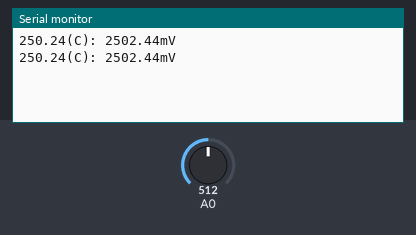
A program run on a simulated Arduino Uno, built with avr-gcc and run on an emulated ATmega328P. Shown: the last lines printed to the serial monitor. Inputs (shaded band) come from the test bench; at power-on: A0 = 512. Random numbers use the default seed unless the program sets one.

Above: at 1.2 s.
1.3 s: A0 set to 716
At 2.6 s:
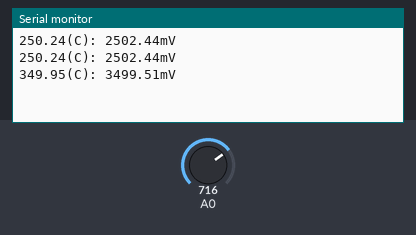
2.8 s: A0 set to 900
At 3.5 s:
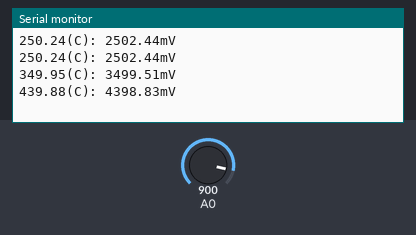
Timing chart, 0 to 5.8 s (numbered marks = the images above; inputs shaded):
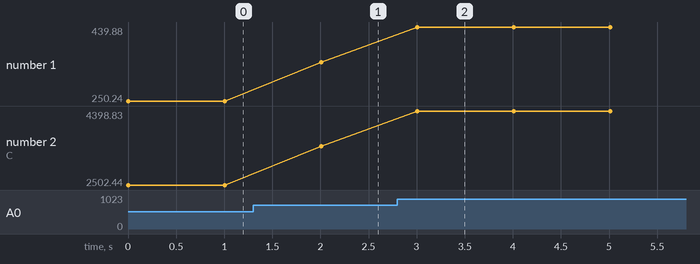

Measured:
- after the input at 1.3 s, the serial monitor: prints a new line after 0.71 s (image 1)
- after the input at 2.8 s, the serial monitor: prints a new line after 0.21 s (image 2)
- plotted number 1: 250.24 → 349.95 after the input at 1.3 s, 349.95 → 439.88 after the input at 2.8 s
- plotted number 2: 2502.44 → 3499.51 after the input at 1.3 s, 3499.51 → 4398.83 after the input at 2.8 s

The program:

main.cpp
```cpp
#include <Arduino.h>
#include <EmbeddedBlocks.h>

eb::AnalogInput analogInput(A0);
eb::LM35 lm35(analogInput);

void setup()
{
    analogInput.setSamplesPerUpdate(10);
    lm35.begin();
    Serial.begin(9600);
}

void loop()
{
    lm35.update();
    float temperatureC = lm35.getTemperatureCelsius();
    Serial.print(temperatureC);
    Serial.print("(C): ");

    Serial.print(lm35.getMillivolts());
    Serial.println("mV");
    delay(1000);
}
```

EmbeddedBlocks.h
```cpp
#include <EmbeddedBlocks/hardware/Led.h>
#include <EmbeddedBlocks/hardware/LedPWM.h>
#include <EmbeddedBlocks/hardware/LedRGB.h>
#include <EmbeddedBlocks/core/PWM.h>
#include <EmbeddedBlocks/hardware/Button.h>
#include <EmbeddedBlocks/hardware/TemperatureSensor.h>
#include <EmbeddedBlocks/hardware/LM35.h>
#include <EmbeddedBlocks/adapters/AnalogInput.h>
```

AnalogInput.h
```cpp
#pragma once
#include <stdint.h>

namespace eb
{
    class AnalogInput
    {
    public:
        AnalogInput(uint8_t pin);

        void begin();
        void update();

        float getVoltageReference() const;
        void setVoltageReference(float voltageReference);
        uint32_t getADCMaxValue() const;
        void setADCMaxValue(uint32_t adcMaxValue);
        uint32_t getADCValue() const;
        uint16_t getSamplesPerUpdate() const;
        void setSamplesPerUpdate(uint16_t samplesPerUpdate);
        float getMillivolts() const;

    private:
        uint8_t m_pin;
        uint16_t m_samplesPerUpdate = 1;
        uint32_t m_ADCValue = 0;
        float m_voltageReference = 5.0f;
        uint32_t m_ADCMaxValue = 1023;
    };
} // namespace eb
```

PWM.h
```cpp
#pragma once
#include <stdint.h>

namespace eb{
    class PWM
    {
    public:
        explicit PWM(uint8_t pin, uint32_t maxPWM = 255);
        void begin();
        void write(uint8_t value);

    private:
        uint8_t m_pin;
        uint32_t m_maxPWM;
    };
}
```

Button.h
```cpp
#pragma once
#include <stdint.h>

namespace eb
{

    enum class ButtonConfig
    {
        PULLUP,
        PULLDOWN
    };

    enum class ButtonEvent
    {
        NONE,
        PRESSED,
        RELEASED,
        HELD_START,
        CLICK,
        DOUBLE_CLICK,
        LONG_CLICK,
    };

    enum class ButtonState
    {
        UP,
        DOWN,
        HELD,
    };

    class Button
    {
    public:
        Button(uint8_t pin, ButtonConfig config = ButtonConfig::PULLUP);
        void begin();
        void update();
        ButtonState getState() const { return m_state; }
        ButtonEvent getEvent();
        ButtonEvent getGestureEvent();

    private:
        uint8_t m_pin;
        ButtonConfig m_config;
        bool m_lastReading = false;
        uint32_t m_lastStateChange = 0;
        uint32_t m_heldStart = 0;

        ButtonState m_state = ButtonState::UP;
        ButtonState m_previousState = ButtonState::UP;
        ButtonEvent m_gestureEvent = ButtonEvent::NONE;
        ButtonEvent m_event = ButtonEvent::NONE;

        static const uint32_t m_clickThreshold = 250; // Time in milliseconds to consider a click
        static const uint32_t m_doubleClickThreshold = 250; // Time in milliseconds to consider a double click
        static const uint32_t m_heldThreshold = 1000;   // Time in milliseconds to consider the button held
        static const uint32_t m_debounceThreshold = 30; // Time in milliseconds for debounce

    private:
        bool m_clickPending = false;
        bool m_secondClickCandidate = false;
        uint32_t m_firstClickReleaseTime = 0; // Time of the last click
    };
}
```

LM35.h
```cpp
#pragma once
#include <EmbeddedBlocks/hardware/TemperatureSensor.h>
#include <EmbeddedBlocks/adapters/AnalogInput.h>

namespace eb
{
    class LM35 : public TemperatureSensor
    {
    public:
        explicit LM35(AnalogInput& analogInput);
        void begin() override;
        void update() override;
        float getMillivolts() const;


    private:
        AnalogInput& m_analogInput;
    };

} // namespace eb
```

Led.h
```cpp
#pragma once
#include <stdint.h>

namespace eb
{
    class Led
    {
    public:
        explicit Led(uint8_t pin);
        void begin();
        //void update();

        void toggle();
        void on();
        void off();

    private:
        uint8_t m_pin;
        bool m_state;
    };
}
```

LedPWM.h
```cpp
#pragma once
#include <stdint.h>
#include <EmbeddedBlocks/core/PWM.h>

namespace eb
{
    class LedPWM
    {
    public:
        explicit LedPWM(uint8_t pin);
        void begin();
        // void update();

        void toggle();
        void on();
        void off();
        void setBrightness(uint8_t brightness);
        uint8_t getBrightness() const { return m_brightness; }

    private:
        PWM m_pwm;
        bool m_state;
        uint8_t m_brightness;
    };
}
```

LedRGB.h
```cpp
#pragma once
#include <stdint.h>
#include <EmbeddedBlocks/core/PWM.h>

namespace eb
{
    class LedRGB
    {
    public:
        explicit LedRGB(uint8_t redPin, uint8_t greenPin, uint8_t bluePin);
        void begin();
        void on();
        void off();
        void toggle();

        void setHue(uint16_t hue);
        void setColor(uint8_t red, uint8_t green, uint8_t blue);
        void setBrightness(uint8_t brightness);
        void setSaturation(uint8_t saturation);
        void randomHue();
        uint8_t getBrightness();

        static constexpr uint32_t PWM_MAX = 255;

    private:
        PWM m_red;
        PWM m_green;
        PWM m_blue;
        uint8_t m_Rvalue;
        uint8_t m_Gvalue;
        uint8_t m_Bvalue;
        uint8_t m_brightness;
        uint8_t m_saturation;
        uint16_t m_hue;
        bool m_state;

    private:
        void applyColor();
        void updateColorFromHSV();
        uint16_t rgbToHue(uint8_t red, uint8_t green, uint8_t blue);
    };
}
```

TemperatureSensor.h
```cpp
#pragma once
#include <stdint.h>
#include <Arduino.h>

namespace eb
{
    class TemperatureSensor
    {
    public:
        virtual ~TemperatureSensor() = default;
        virtual void begin() = 0;
        virtual void update() = 0;

        float getTemperatureCelsius() const { return m_temperature; };
        float getTemperatureFahrenheit() const { return m_temperature * 9.0 / 5.0 + 32; };
        float getTemperatureKelvin() const { return m_temperature + 273.15; };
        float getRawTemperature() const { return m_rawTemperature; };
        float getCalibratedTemperature() const { return (m_rawTemperature * m_calibrationGain) + m_calibrationOffset; };
        bool isValid() const { return m_valid; };
         uint32_t getLastUpdateTimestamp() const { return m_lastUpdateTimestamp; };

    protected:
        float m_temperature = 0.0f;
        float m_rawTemperature = 0.0f;
        float m_calibrationOffset = 0.0f;
        float m_calibrationGain = 1.0f;
        bool m_valid = false;
        uint32_t m_lastUpdateTimestamp = 0;

        void setTemperature(float temperature){
            m_rawTemperature = temperature;
            m_temperature = getCalibratedTemperature();
            m_valid = true;
            m_lastUpdateTimestamp = static_cast<uint32_t>(millis());
        };

    };

} // namespace eb
```

AnalogInput.cpp
```cpp
#include <EmbeddedBlocks/adapters/AnalogInput.h>
#include <Arduino.h>

namespace eb
{

    AnalogInput::AnalogInput(uint8_t pin)
    {
        m_pin = pin;
    }

    void AnalogInput::begin()
    {
        pinMode(m_pin, INPUT);
    }

    void AnalogInput::update()
    {
        // Read the ADC value from the analog input pin
        m_ADCValue = 0;
        for (uint16_t i = 0; i < m_samplesPerUpdate; ++i)
        {
            m_ADCValue += analogRead(m_pin);
        }
        m_ADCValue /= m_samplesPerUpdate;
    }

    float AnalogInput::getVoltageReference() const
    {
        return m_voltageReference;
    }

    void AnalogInput::setVoltageReference(float voltageReference)
    {
        m_voltageReference = voltageReference;
    }

    uint32_t AnalogInput::getADCMaxValue() const
    {
        return m_ADCMaxValue;
    }

    void AnalogInput::setADCMaxValue(uint32_t adcMaxValue)
    {
        m_ADCMaxValue = adcMaxValue;
    }
    uint32_t AnalogInput::getADCValue() const
    {
        return m_ADCValue;
    }

    uint16_t AnalogInput::getSamplesPerUpdate() const
    {
        return m_samplesPerUpdate;
    }

    void AnalogInput::setSamplesPerUpdate(uint16_t samplesPerUpdate)
    {
        m_samplesPerUpdate = samplesPerUpdate;
    }
    float AnalogInput::getMillivolts() const
    {
        return m_ADCValue * (m_voltageReference * 1000 / m_ADCMaxValue);
    }

} // namespace eb
```

PWM.cpp
```cpp
#include <EmbeddedBlocks/core/PWM.h>
#include <Arduino.h>

namespace eb
{

    PWM::PWM(uint8_t pin, uint32_t maxPWM)
        : m_pin(pin), m_maxPWM(maxPWM)
    {
    }
    void PWM::begin()
    {
        // Initialize the PWM pin here if necessary
    }
    void PWM::write(uint8_t value)
    {
        uint32_t pwmValue = (static_cast<uint32_t>(value) * m_maxPWM) / 255;
        analogWrite(m_pin, pwmValue);
    }
}
```

Button.cpp
```cpp
#include <EmbeddedBlocks/hardware/Button.h>
#include <Arduino.h>

namespace eb
{
    Button::Button(uint8_t pin, ButtonConfig config)
        : m_pin(pin), m_config(config), m_lastReading(false),
          m_lastStateChange(0), m_heldStart(0), m_state(ButtonState::UP), m_gestureEvent(ButtonEvent::NONE), m_event(ButtonEvent::NONE)
    {
    }

    void Button::begin()
    {
        if (m_config == ButtonConfig::PULLUP)
        {
            pinMode(m_pin, INPUT_PULLUP);
        }
        else
        {
            pinMode(m_pin, INPUT);
        }
    }

    void Button::update()
    {

        // read digital input from the button pin
        // adjust for pull-up configuration
        bool read = digitalRead(m_pin);
        read = (m_config == ButtonConfig::PULLUP) ? !read : read;

        // Check if the button state has changed
        // if the state has changed, update the last state and the last state change time
        if (read != m_lastReading)
        {
            m_lastReading = read;
            m_lastStateChange = millis();
        }
        // Debounce check
        // If the button state has not changed for longer than the debounce threshold, update the state
        //
        if (millis() - m_lastStateChange < m_debounceThreshold)
        {
            return;
        }

        // m_state = m_lastState ? ButtonState::DOWN : ButtonState::UP;
        if (m_state == ButtonState::HELD && m_lastReading) // if the button is held and still being pressed, do nothing
            return;

        // Update the button state if it has changed
        if (m_state != (m_lastReading ? ButtonState::DOWN : ButtonState::UP))
        {
            m_previousState = m_state;
            m_state = m_lastReading ? ButtonState::DOWN : ButtonState::UP;                           // update the button state based on the last stable reading
            m_event = (m_state == ButtonState::DOWN) ? ButtonEvent::PRESSED : ButtonEvent::RELEASED; // set the event based on the new state

            // If the button is now down, record the time it was pressed. Start the held timer.
            if (m_state == ButtonState::DOWN)
            {
                uint32_t currentTime = millis();
                m_heldStart = currentTime;

                if (m_clickPending)
                {
                    if (currentTime - m_firstClickReleaseTime <= m_doubleClickThreshold)
                    {
                        m_secondClickCandidate = true;
                    }
                    else
                    {
                        m_gestureEvent = eb::ButtonEvent::CLICK;
                        m_clickPending = false;
                    }
                }
            }
            else
            {
                // Check for click and double click events
                if (m_state == ButtonState::UP)
                {
                    if (m_previousState == ButtonState::DOWN)
                    {

                        if (m_secondClickCandidate)
                        {
                            m_gestureEvent = eb::ButtonEvent::DOUBLE_CLICK;
                            m_clickPending = false;
                            m_secondClickCandidate = false;
                        }
                        else
                        {
                            m_clickPending = true;
                            m_firstClickReleaseTime = millis();
                        }
                    }
                }
            }
        }
        else
        {
            // Check if the button has been held long enough to trigger a held event
            if (m_state == ButtonState::DOWN && (millis() - m_heldStart >= m_heldThreshold))
            {
                m_event = eb::ButtonEvent::HELD_START;
                m_previousState = m_state;
                m_state = ButtonState::HELD;

                m_clickPending = false;
                m_gestureEvent = eb::ButtonEvent::LONG_CLICK;
                m_firstClickReleaseTime = 0;
                m_secondClickCandidate = false;
            }
        }

        if (m_clickPending && (millis() - m_firstClickReleaseTime > m_doubleClickThreshold))
        {
            m_gestureEvent = eb::ButtonEvent::CLICK;
            m_clickPending = false;
        }
    }

    eb::ButtonEvent Button::getEvent()
    {
        eb::ButtonEvent event = m_event;
        m_event = eb::ButtonEvent::NONE; // Reset the event after reading it
        return event;
    }

    eb::ButtonEvent Button::getGestureEvent()
    {
        eb::ButtonEvent event = m_gestureEvent;
        m_gestureEvent = eb::ButtonEvent::NONE; // Reset the click event after reading it
        return event;
    }

}
```

LM35.cpp
```cpp
#include <Arduino.h>
#include <EmbeddedBlocks/hardware/LM35.h>

namespace eb
{
    LM35::LM35(AnalogInput& analogInput) : m_analogInput(analogInput) {}

    void LM35::begin()
    {
        m_analogInput.begin();
    }

    void LM35::update()
    {
        m_analogInput.update();
        float millivolts = m_analogInput.getMillivolts();

        setTemperature(millivolts / 10.0); // LM35 gives 10mV per degree Celsius
    }
    float LM35::getMillivolts() const
    {
        return m_analogInput.getMillivolts();
    }


} // namespace eb
```

Led.cpp
```cpp
#include <EmbeddedBlocks/hardware/Led.h>
#include <Arduino.h>

namespace eb
{
    Led::Led(uint8_t pin) : m_pin(pin),
                        m_state(false)
    {
    }

    void Led::begin()

    {

      // Initialize the LED pin as an output
        pinMode(m_pin, OUTPUT);
        off();
    }

    // void Led::update()
    // {
    // }

    void Led::on()
    {
        digitalWrite(m_pin, HIGH);
        m_state = true;
    }

    void Led::off()
    {
        digitalWrite(m_pin, LOW);
        m_state = false;
    }

    void Led::toggle()
    {
        if (m_state)
        {
            off();
        }
        else
        {
            on();
        }
    }

}
```

LedPWM.cpp
```cpp
#include <EmbeddedBlocks/hardware/LedPWM.h>
#include <Arduino.h>

namespace eb
{

    LedPWM::LedPWM(uint8_t pin):
        m_pwm(pin),
        m_state(false),
        m_brightness(100)

    {

    }
    void LedPWM::begin()
    {
        m_pwm.begin();
        off();
    }
    void LedPWM::setBrightness(uint8_t brightness)
    {

        if (brightness > 100)
        {
            brightness = 100;
        }
        else
        {
            m_brightness = brightness; // brightness is within range, do nothing
        }

        if (m_state)
        {
            uint32_t pwmValue = (m_brightness * 255) / 100;
            m_pwm.write(pwmValue);
        }
    }
    void LedPWM::on()
    {
        m_state = true;
        setBrightness(m_brightness);
    }

    void LedPWM::off()
    {
        m_state = false;
        m_pwm.write(0);
    }

    void LedPWM::toggle()
    {
        if (m_state)
        {
            off();
        }
        else
        {
            on();
        }
    }
}
```

Source omitted: LedRGB.cpp (6722 bytes)
